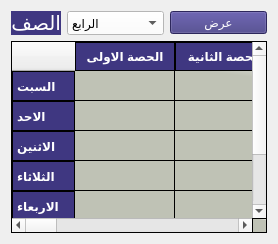
                         <widget class="QWidget" name="tab_309">
                          <attribute name="title">
                           <string>عرض جدول الحصص</string>
                          </attribute>
                          <layout class="QGridLayout" name="gridLayout_18">
                           <item row="0" column="0">
                            <layout class="QVBoxLayout" name="verticalLayout_24">
                             <item>
                              <layout class="QHBoxLayout" name="horizontalLayout_17">
                               <item>
                                <widget class="QLabel" name="label_268">
                                 <property name="maximumSize">
                                  <size>
                                   <width>50</width>
                                   <height>30</height>
                                  </size>
                                 </property>
                                 <property name="font">
                                  <font>
                                   <family>PT Bold Heading</family>
                                   <pointsize>15</pointsize>
                                   <weight>50</weight>
                                   <italic>false</italic>
                                   <bold>false</bold>
                                  </font>
                                 </property>
                                 <property name="styleSheet">
                                  <string notr="true">font: 15pt &quot;PT Bold Heading&quot;;
background-color:rgb(63, 55, 129);
color:rgb(255, 255, 255);</string>
                                 </property>
                                 <property name="text">
                                  <string>الصف</string>
                                 </property>
                                </widget>
                               </item>
                               <item>
                                <widget class="QComboBox" name="comboBox_91">
                                 <property name="maximumSize">
                                  <size>
                                   <width>150</width>
                                   <height>30</height>
                                  </size>
                                 </property>
                                 <property name="styleSheet">
                                  <string notr="true">color: rgb(0, 0, 0);
font: 10pt &quot;MS Shell Dlg 2&quot;;
background-color: rgb(255, 255, 255);</string>
                                 </property>
                                 <item>
                                  <property name="text">
                                   <string>الرابع</string>
                                  </property>
                                 </item>
                                 <item>
                                  <property name="text">
                                   <string>الخامس</string>
                                  </property>
                                 </item>
                                 <item>
                                  <property name="text">
                                   <string>السادس</string>
                                  </property>
                                 </item>
                                 <item>
                                  <property name="text">
                                   <string>السابع</string>
                                  </property>
                                 </item>
                                 <item>
                                  <property name="text">
                                   <string>الثامن</string>
                                  </property>
                                 </item>
                                 <item>
                                  <property name="text">
                                   <string>التاسع</string>
                                  </property>
                                 </item>
                                 <item>
                                  <property name="text">
                                   <string>الاول الثانوي</string>
                                  </property>
                                 </item>
                                 <item>
                                  <property name="text">
                                   <string>الثاني الثانوي</string>
                                  </property>
                                 </item>
                                 <item>
                                  <property name="text">
                                   <string>الثالث الثانوي</string>
                                  </property>
                                 </item>
                                </widget>
                               </item>
                               <item>
                                <widget class="QPushButton" name="btnAddNewTeacher_64">
                                 <property name="maximumSize">
                                  <size>
                                   <width>150</width>
                                   <height>16777215</height>
                                  </size>
                                 </property>
                                 <property name="layoutDirection">
                                  <enum>Qt::LeftToRight</enum>
                                 </property>
                                 <property name="styleSheet">
                                  <string notr="true">font: 15pt &quot;PT Bold Heading&quot;;
background-color:rgb(63, 55, 129);
color:rgb(255, 255, 255);</string>
                                 </property>
                                 <property name="text">
                                  <string>عرض</string>
                                 </property>
                                 <property name="icon">
                                  <iconset>
                                   <normaloff>//192.168.1.5/Internet Share/.designer/newjob/icons/add-to-28.svg</normaloff>//192.168.1.5/Internet Share/.designer/newjob/icons/add-to-28.svg</iconset>
                                 </property>
                                 <property name="iconSize">
                                  <size>
                                   <width>30</width>
                                   <height>30</height>
                                  </size>
                                 </property>
                                </widget>
                               </item>
                              </layout>
                             </item>
                             <item>
                              <layout class="QHBoxLayout" name="horizontalLayout_18">
                               <item>
                                <widget class="QTableWidget" name="tblTeachers_91">
                                 <property name="styleSheet">
                                  <string notr="true">QTableWidget {
background-color: rgb(104, 200, 176);
background-color: qlineargradient(spread:pad, x1:0.964478, y1:0.193, x2:1, y2:0, stop:0 rgba(191, 194, 181, 255), stop:1 rgba(255, 255, 255, 255));    font-weight: bold;
 color:rgb(0, 0, 0)
}

QHeaderView::section {
   background-color:rgb(63, 55, 129);
    border: 1px solid rgb(0, 0, 0);
    font-weight: bold;
    padding: 4px;
    text-align: center;
	font: 10pt &quot;PT Bold Heading&quot;;
	color:rgb(255, 255, 255)
}

QTableWidget::item:selected {
    background-color:rgb(25, 21, 65);
    color:rgb(255, 255, 255);
}</string>
                                 </property>
                                 <row>
                                  <property name="text">
                                   <string>السبت</string>
                                  </property>
                                 </row>
                                 <row>
                                  <property name="text">
                                   <string>الاحد</string>
                                  </property>
                                 </row>
                                 <row>
                                  <property name="text">
                                   <string>الاثنين</string>
                                  </property>
                                 </row>
                                 <row>
                                  <property name="text">
                                   <string>الثلاثاء</string>
                                  </property>
                                 </row>
                                 <row>
                                  <property name="text">
                                   <string>الاربعاء</string>
                                  </property>
                                 </row>
                                 <row>
                                  <property name="text">
                                   <string>الخميس</string>
                                  </property>
                                 </row>
                                 <column>
                                  <property name="text">
                                   <string>الحصة الاولى</string>
                                  </property>
                                 </column>
                                 <column>
                                  <property name="text">
                                   <string>الحصة الثانية</string>
                                  </property>
                                 </column>
                                 <column>
                                  <property name="text">
                                   <string>الحصة الثالثة </string>
                                  </property>
                                 </column>
                                 <column>
                                  <property name="text">
                                   <string>الحصة الراربعة</string>
                                  </property>
                                 </column>
                                 <column>
                                  <property name="text">
                                   <string>الحصة الخامسة</string>
                                  </property>
                                 </column>
                                 <column>
                                  <property name="text">
                                   <string>الحصة السادسة</string>
                                  </property>
                                 </column>
                                 <column>
                                  <property name="text">
                                   <string>الحصة السابعة</string>
                                  </property>
                                 </column>
                                </widget>
                               </item>
                              </layout>
                             </item>
                            </layout>
                           </item>
                          </layout>
                         </widget>
